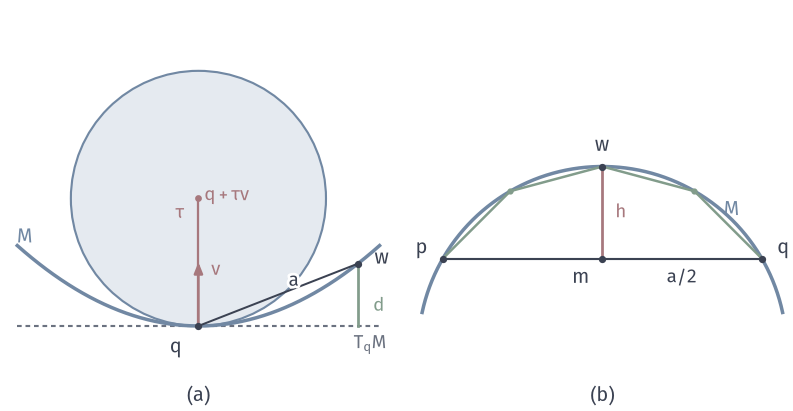

This figure's Python source:
"""The tangent ball of radius tau contains no point of M; the midpoint projection and dyadic refinement."""
from pathlib import Path
import sys
ROOT = next(p for p in Path(__file__).resolve().parents if (p/"build.sh").is_file() and (p/"tex/book.tex").is_file())
sys.path.insert(0, str(ROOT/"figures/04-spaces-measures-and-geometry/04-manifolds/matplotlib/mfd-common"))
from mfd3d import *
from matplotlib.patches import Circle, Polygon
OUT = Path(__file__).resolve().parent

W, H = 112, 58
fig, ax = canvas(W, H)
# (a) M: y=x^2/(2 rho), rho=1.6, tau=1 ; ball centre (0,1). Reach inequality for w at x=1.25.
u = 18; o = np.array([28, 12])
rho = 1.6
f = lambda x: x*x/(2*rho)
ax.add_patch(Circle(o+u*np.array([0, 1]), u, fc=BLUE_FILL, ec=BLUE, lw=.85, zorder=1))
xs = np.linspace(-1.42, 1.42, 301)
ax.plot(o[0]+u*xs, o[1]+u*f(xs), color=BLUE, lw=1.4, zorder=4)
ax.plot(o[0]+u*np.array([-1.42, 1.42]), [o[1]]*2, color=MUTED, lw=.85, ls=(0, (2.2, 1.8)), zorder=3)
q = o; c = o+u*np.array([0, 1])
ax.plot(*zip(q, c), color=RED, lw=.9, zorder=5)
arrow(ax, q, q+(0, 9), color=RED, lw=1.0)
dot(ax, q, INK, size=1.0); dot(ax, c, RED, size=.9)
label(ax, q+(-3.2, -3), r'$\mathbf{q}$', 8)
label(ax, q+(2.5, 8), r'$\mathbf{v}$', 7.5, RED)
label(ax, c+(4.0, .4), r'$\mathbf{q}+\tau\mathbf{v}$', 7.5, RED)
label(ax, q+(-2.6, 16), r'$\tau$', 7.5, RED)
wx = 1.25; w = o+u*np.array([wx, f(wx)]); foot = o+u*np.array([wx, 0])
ax.plot(*zip(w, foot), color=GREEN, lw=1.1, zorder=5)
ax.plot(*zip(q, w), color=INK, lw=.8, zorder=5)
dot(ax, w, INK, size=1.0)
label(ax, w+(3.4, .8), r'$\mathbf{w}$', 8)
label(ax, foot+(3, 2.8), '$d$', 7.5, GREEN)
label(ax, (o[0]+u*.75, o[1]+u*.36), '$a$', 7.5, INK, halo=True)
label(ax, (o[0]-u*1.36, o[1]+u*f(1.36)+2.2), '$M$', 8, BLUE)
label(ax, (o[0]+u*1.42+1, o[1]-2.5), r'$T_{\mathbf{q}}M$', 7.5, MUTED, ha='right')
panel_tag(ax, o[0], 1.4, '(a)')
# (b) unit circle of radius tau; chord a=2 tau sin(theta), theta=60 deg. Midpoint m, arc-mid w.
u = 26; o2 = np.array([85, 8.5])
theta = np.radians(60)
th = np.linspace(np.pi/2-theta*1.3, np.pi/2+theta*1.3, 301)
ax.plot(o2[0]+u*np.cos(th), o2[1]+u*np.sin(th), color=BLUE, lw=1.4, zorder=3)
P = lambda a: o2+u*np.array([np.cos(np.pi/2+a), np.sin(np.pi/2+a)])
p, qq, wp = P(theta), P(-theta), P(0)
m = (p+qq)/2
ax.plot(*zip(p, qq), color=INK, lw=.85, zorder=4)
ax.plot(*zip(m, wp), color=RED, lw=1.1, zorder=5)
for a, b in ((theta, theta/2), (theta/2, 0), (0, -theta/2), (-theta/2, -theta)):
    ax.plot(*zip(P(a), P(b)), color=GREEN, lw=1.0, zorder=4)
for a in (theta/2, -theta/2):
    dot(ax, P(a), GREEN, size=.8)
for z in (p, qq, m, wp):
    dot(ax, z, INK, size=1.0)
label(ax, p+(-3, 1.5), r'$\mathbf{p}$', 8); label(ax, qq+(3, 1.5), r'$\mathbf{q}$', 8)
label(ax, m+(-3, -2.6), r'$\mathbf{m}$', 8); label(ax, wp+(0, 3), r'$\mathbf{w}$', 8)
label(ax, (m[0]+2.6, (m[1]+wp[1])/2), '$h$', 7.5, RED)
label(ax, ((m[0]+qq[0])/2, m[1]-2.6), r'$a/2$', 7.5, INK)
label(ax, (P(-theta*.98)[0]-4, P(-theta*.98)[1]+6.5), '$M$', 8, BLUE)
panel_tag(ax, o2[0], 1.4, '(b)')
save(fig, OUT, 'figure', {'formula': '(a) y=x^2/3.2, ball radius tau=1 at (0,1); (b) circle radius tau, chord half-angle 60 deg, dyadic refinement'})
